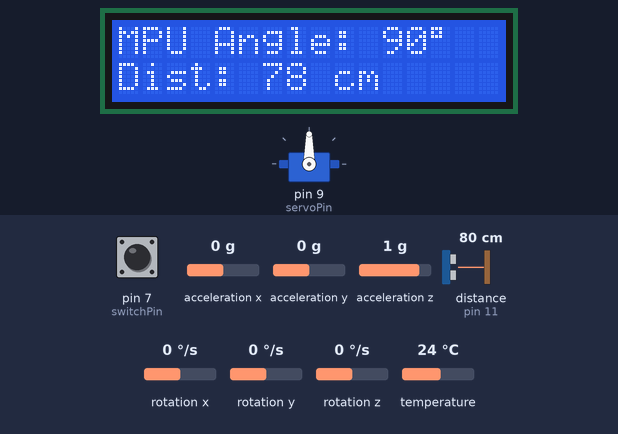
This sketch was run on a simulated Arduino Uno, built with avr-gcc and run on an emulated ATmega328P. Parts: servo, 16×2 character LCD. Wiring (inferred from the names in the program): ultrasonic range finder: trigger pin 10; echo pin 11. The inputs (shaded band) are chosen by the test bench; at power-on: pin 7 (switchPin) HIGH, distance to the obstacle (sensor on pin 11) 80 cm, acceleration y 0 g, acceleration z 1 g, acceleration x 0 g, rotation x 0 °/s, rotation y 0 °/s, rotation z 0 °/s, temperature 24 °C. The echo pulse lasts 58.3 µs per cm.

Above: at 2.7 s.
2.8 s: pin 7 (switchPin) pulled LOW for 0.15 s
At 4.2 s:
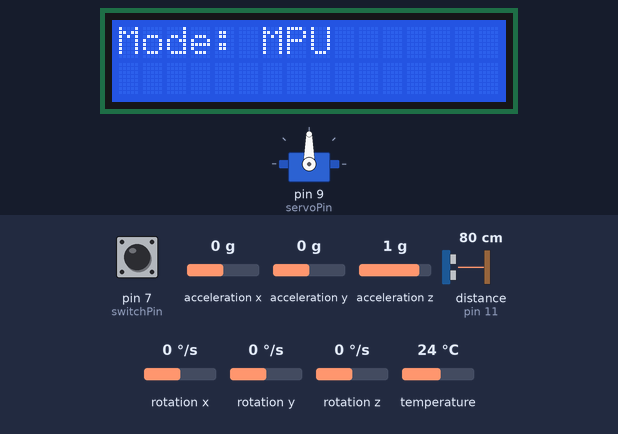
4.5 s: distance to the obstacle (sensor on pin 11) set to 2 cm
At 5.3 s:
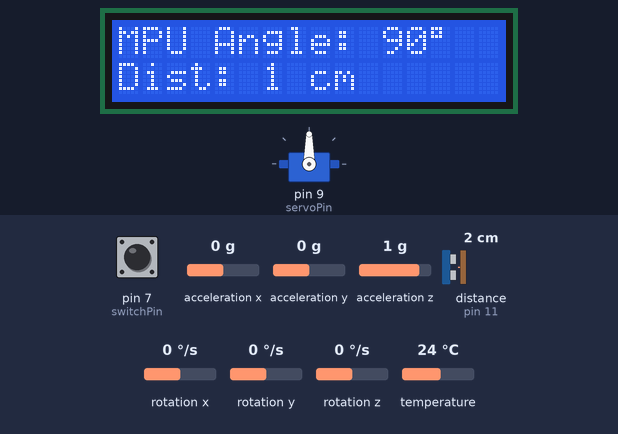
7.5 s: acceleration y set to -1.4 g
At 8.7 s:
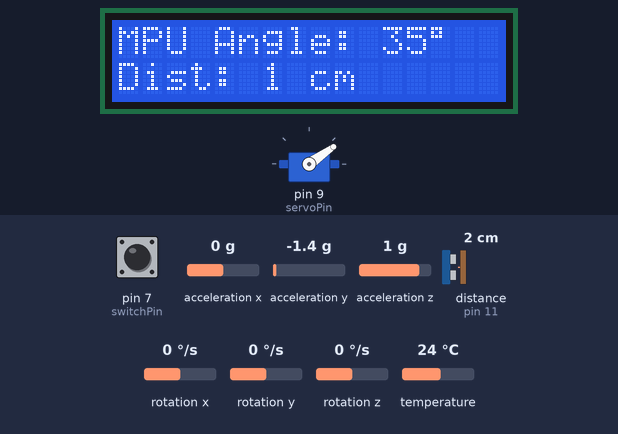
9.1 s: acceleration z set to -1.4 g
At 10.2 s:
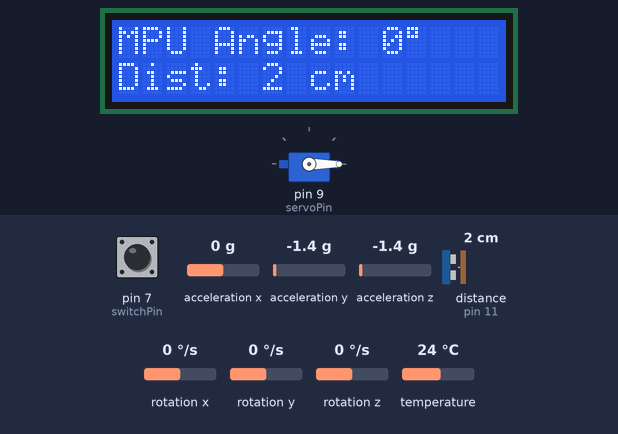
11.1 s: acceleration y set to -0.2 g
12.6 s: acceleration y set to 0.1 g
At 14.2 s:
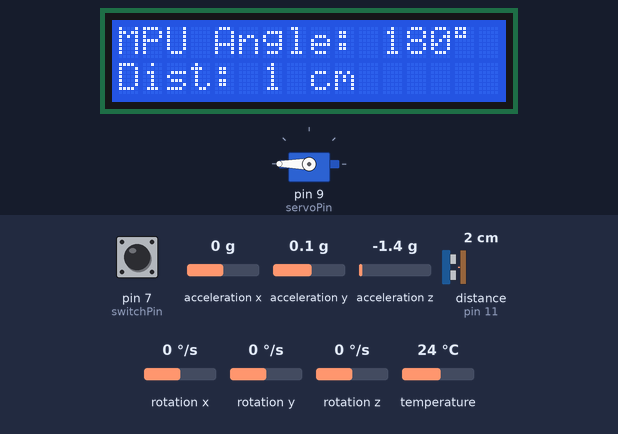
Timing chart, 0 to 15.2 s (numbered marks = the images above; inputs shaded):
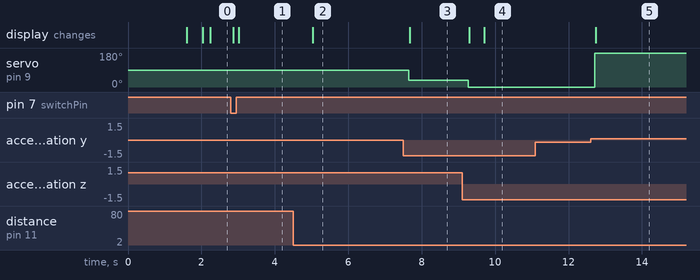

The sketch:

aim_assist_system.ino
```cpp
#include <Servo.h>
#include <Wire.h>
#include <LiquidCrystal_I2C.h>
#include <Adafruit_MPU6050.h>
#include <Adafruit_Sensor.h>

// === HC-SR04 Pins ===
const int trigPin = 10;
const int echoPin = 11;
const int switchPin = 7; // Toggle switch for MPU/Camera mode

// === Servo and LCD ===
Servo servo;
const int servoPin = 9;
LiquidCrystal_I2C lcd(0x27, 16, 2); // Use 0x3F if needed
Adafruit_MPU6050 mpu;

// === Variables ===
int angle = 90;
String inputData = "";
bool lastSwitchState = HIGH;
bool mpuMode = true;
unsigned long lastUpdate = 0;
unsigned long lastModeDisplayTime = 0;
bool showModeName = true;

void setup() {
  Serial.begin(9600);
  Wire.begin();
  mpu.begin();

  servo.attach(servoPin);
  pinMode(trigPin, OUTPUT);
  pinMode(echoPin, INPUT);
  pinMode(switchPin, INPUT_PULLUP);

  lcd.init();
  lcd.backlight();
  lcd.setCursor(0, 0);
  lcd.print("  Aim Assist ON ");
  delay(1500);
  lcd.clear();
}

float getMPUAngle() {
  sensors_event_t a, g, temp;
  mpu.getEvent(&a, &g, &temp);
  float pitch = atan2(a.acceleration.y, a.acceleration.z) * 180 / PI;
  return constrain(pitch + 90, 0, 180);
}

void loop() {
  bool currentSwitchState = digitalRead(switchPin);
  if (currentSwitchState != lastSwitchState) {
    delay(50); // debounce
    currentSwitchState = digitalRead(switchPin);
    if (currentSwitchState != lastSwitchState) {
      mpuMode = currentSwitchState == HIGH;
      showModeName = true;
      lastModeDisplayTime = millis();
      lastSwitchState = currentSwitchState;
    }
  }

  if (showModeName) {
    lcd.clear();
    lcd.setCursor(0, 0);
    lcd.print(mpuMode ? "Mode: MPU" : "Mode: CAM");
    showModeName = false;
  }

  if (millis() - lastModeDisplayTime < 2000) {
    return;
  }

  if (mpuMode) {
    if (millis() - lastUpdate > 200) {
      angle = getMPUAngle();
      servo.write(angle);
      lastUpdate = millis();

      long duration;
      digitalWrite(trigPin, LOW);
      delayMicroseconds(2);
      digitalWrite(trigPin, HIGH);
      delayMicroseconds(10);
      digitalWrite(trigPin, LOW);
      duration = pulseIn(echoPin, HIGH, 30000);
      int distance = duration * 0.034 / 2;

      lcd.clear();
      lcd.setCursor(0, 0);
      lcd.print("MPU Angle: ");
      lcd.print(angle);
      lcd.print((char)223);
      lcd.setCursor(0, 1);
      lcd.print("Dist: ");
      lcd.print(distance);
      lcd.print(" cm");
    }
  } else {
    if (Serial.available()) {
      char incomingChar = Serial.read();

      if (incomingChar == '\n') {
        angle = inputData.toInt();
        angle = constrain(angle, 0, 180);
        servo.write(angle);

        long duration;
        digitalWrite(trigPin, LOW);
        delayMicroseconds(2);
        digitalWrite(trigPin, HIGH);
        delayMicroseconds(10);
        digitalWrite(trigPin, LOW);
        duration = pulseIn(echoPin, HIGH, 30000);
        int distance = duration * 0.034 / 2;

        lcd.clear();
        lcd.setCursor(0, 0);
        lcd.print("Cam Angle: ");
        lcd.print(angle);
        lcd.print((char)223);
        lcd.setCursor(0, 1);
        lcd.print("Dist: ");
        lcd.print(distance);
        lcd.print(" cm");

        inputData = "";
      } else {
        inputData += incomingChar;
      }
    }
  }
}
```

Measured:
- the behaviour switches between -0.1 and 0 g on acceleration y (found by bisection; images 4 and 5)
- after the input at 2.8 s, the display: first changes after 0.06 s (image 1 shows a later state)
- after the input at 4.5 s, the display: changes after 0.53 s (image 2)
- after the input at 7.5 s, servo on pin 9 (servoPin): 90° → 35° after 0.14 s; the display: changes after 0.17 s (image 3)
- after the input at 9.1 s, servo on pin 9 (servoPin): 35° → 0° after 0.17 s; the display: first changes after 0.19 s (image 4 shows a later state)
- after the input at 11.1 s, every drawn part: stays the same
- after the input at 12.6 s, servo on pin 9 (servoPin): 0° → 180° after 0.12 s; the display: changes after 0.15 s (image 5)
